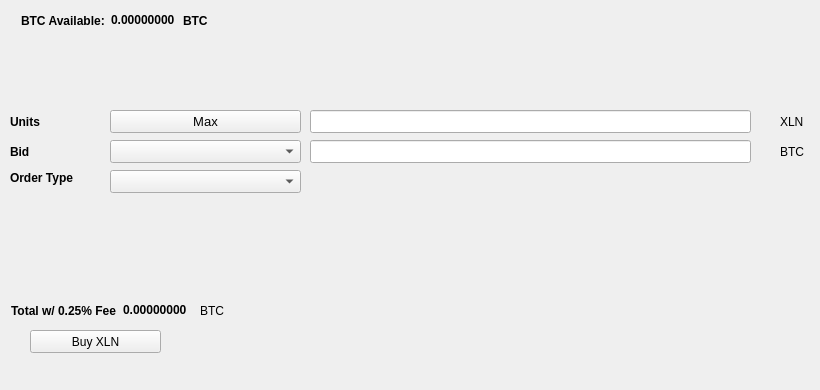
   <widget class="QWidget" name="BuyTab">
    <attribute name="title">
     <string>Buy</string>
    </attribute>
    <widget class="QPushButton" name="BuyXLN">
     <property name="geometry">
      <rect>
       <x>30</x>
       <y>330</y>
       <width>131</width>
       <height>23</height>
      </rect>
     </property>
     <property name="text">
      <string>Buy XLN</string>
     </property>
     <property name="icon">
      <iconset resource="../lunarium.qrc">
       <normaloff>:/icons/bitcoin</normaloff>:/icons/bitcoin</iconset>
     </property>
    </widget>
    <widget class="QLabel" name="label_3">
     <property name="geometry">
      <rect>
       <x>10</x>
       <y>110</y>
       <width>46</width>
       <height>23</height>
      </rect>
     </property>
     <property name="font">
      <font>
       <weight>75</weight>
       <bold>true</bold>
      </font>
     </property>
     <property name="text">
      <string>Units</string>
     </property>
    </widget>
    <widget class="QLineEdit" name="UnitsInput">
     <property name="geometry">
      <rect>
       <x>310</x>
       <y>110</y>
       <width>441</width>
       <height>23</height>
      </rect>
     </property>
     <property name="font">
      <font>
       <pointsize>9</pointsize>
       <weight>75</weight>
       <bold>true</bold>
      </font>
     </property>
    </widget>
    <widget class="QLineEdit" name="BuyBidPriceEdit">
     <property name="geometry">
      <rect>
       <x>310</x>
       <y>140</y>
       <width>441</width>
       <height>23</height>
      </rect>
     </property>
     <property name="font">
      <font>
       <pointsize>9</pointsize>
       <weight>75</weight>
       <bold>true</bold>
      </font>
     </property>
    </widget>
    <widget class="QLabel" name="label_4">
     <property name="geometry">
      <rect>
       <x>780</x>
       <y>110</y>
       <width>31</width>
       <height>23</height>
      </rect>
     </property>
     <property name="text">
      <string>XLN</string>
     </property>
    </widget>
    <widget class="QLabel" name="label_5">
     <property name="geometry">
      <rect>
       <x>780</x>
       <y>140</y>
       <width>31</width>
       <height>23</height>
      </rect>
     </property>
     <property name="text">
      <string>BTC</string>
     </property>
    </widget>
    <widget class="QLabel" name="label_6">
     <property name="geometry">
      <rect>
       <x>10</x>
       <y>140</y>
       <width>46</width>
       <height>23</height>
      </rect>
     </property>
     <property name="font">
      <font>
       <weight>75</weight>
       <bold>true</bold>
      </font>
     </property>
     <property name="text">
      <string>Bid</string>
     </property>
    </widget>
    <widget class="QLabel" name="label_7">
     <property name="geometry">
      <rect>
       <x>10</x>
       <y>170</y>
       <width>91</width>
       <height>16</height>
      </rect>
     </property>
     <property name="font">
      <font>
       <weight>75</weight>
       <bold>true</bold>
      </font>
     </property>
     <property name="text">
      <string>Order Type</string>
     </property>
    </widget>
    <widget class="QPushButton" name="Buy_Max_Amount">
     <property name="geometry">
      <rect>
       <x>110</x>
       <y>110</y>
       <width>191</width>
       <height>23</height>
      </rect>
     </property>
     <property name="font">
      <font>
       <pointsize>10</pointsize>
      </font>
     </property>
     <property name="text">
      <string>Max</string>
     </property>
    </widget>
    <widget class="QComboBox" name="BuyBidcomboBox">
     <property name="geometry">
      <rect>
       <x>110</x>
       <y>140</y>
       <width>191</width>
       <height>23</height>
      </rect>
     </property>
     <property name="font">
      <font>
       <pointsize>10</pointsize>
      </font>
     </property>
    </widget>
    <widget class="QComboBox" name="buyOrdertypeCombo">
     <property name="geometry">
      <rect>
       <x>110</x>
       <y>170</y>
       <width>191</width>
       <height>23</height>
      </rect>
     </property>
     <property name="font">
      <font>
       <pointsize>10</pointsize>
      </font>
     </property>
    </widget>
    <widget class="QWidget" name="layoutWidget1">
     <property name="geometry">
      <rect>
       <x>21</x>
       <y>11</y>
       <width>227</width>
       <height>19</height>
      </rect>
     </property>
     <layout class="QHBoxLayout" name="horizontalLayout_3">
      <item>
       <widget class="QLabel" name="label232">
        <property name="font">
         <font>
          <weight>75</weight>
          <bold>true</bold>
         </font>
        </property>
        <property name="text">
         <string>BTC Available:</string>
        </property>
       </widget>
      </item>
      <item>
       <widget class="QLabel" name="BtcAvailableLbl">
        <property name="palette">
         <palette>
          <active>
           <colorrole role="WindowText">
            <brush brushstyle="SolidPattern">
             <color alpha="255">
              <red>0</red>
              <green>0</green>
              <blue>0</blue>
             </color>
            </brush>
           </colorrole>
           <colorrole role="Button">
            <brush brushstyle="SolidPattern">
             <color alpha="255">
              <red>0</red>
              <green>170</green>
              <blue>0</blue>
             </color>
            </brush>
           </colorrole>
           <colorrole role="Light">
            <brush brushstyle="SolidPattern">
             <color alpha="255">
              <red>0</red>
              <green>255</green>
              <blue>0</blue>
             </color>
            </brush>
           </colorrole>
           <colorrole role="Midlight">
            <brush brushstyle="SolidPattern">
             <color alpha="255">
              <red>0</red>
              <green>212</green>
              <blue>0</blue>
             </color>
            </brush>
           </colorrole>
           <colorrole role="Dark">
            <brush brushstyle="SolidPattern">
             <color alpha="255">
              <red>0</red>
              <green>85</green>
              <blue>0</blue>
             </color>
            </brush>
           </colorrole>
           <colorrole role="Mid">
            <brush brushstyle="SolidPattern">
             <color alpha="255">
              <red>0</red>
              <green>113</green>
              <blue>0</blue>
             </color>
            </brush>
           </colorrole>
           <colorrole role="Text">
            <brush brushstyle="SolidPattern">
             <color alpha="255">
              <red>0</red>
              <green>170</green>
              <blue>0</blue>
             </color>
            </brush>
           </colorrole>
           <colorrole role="BrightText">
            <brush brushstyle="SolidPattern">
             <color alpha="255">
              <red>255</red>
              <green>255</green>
              <blue>255</blue>
             </color>
            </brush>
           </colorrole>
           <colorrole role="ButtonText">
            <brush brushstyle="SolidPattern">
             <color alpha="255">
              <red>0</red>
              <green>0</green>
              <blue>0</blue>
             </color>
            </brush>
           </colorrole>
           <colorrole role="Base">
            <brush brushstyle="SolidPattern">
             <color alpha="255">
              <red>255</red>
              <green>255</green>
              <blue>255</blue>
             </color>
            </brush>
           </colorrole>
           <colorrole role="Window">
            <brush brushstyle="SolidPattern">
             <color alpha="255">
              <red>0</red>
              <green>170</green>
              <blue>0</blue>
             </color>
            </brush>
           </colorrole>
           <colorrole role="Shadow">
            <brush brushstyle="SolidPattern">
             <color alpha="255">
              <red>0</red>
              <green>0</green>
              <blue>0</blue>
             </color>
            </brush>
           </colorrole>
           <colorrole role="AlternateBase">
            <brush brushstyle="SolidPattern">
             <color alpha="255">
              <red>127</red>
              <green>212</green>
              <blue>127</blue>
             </color>
            </brush>
           </colorrole>
           <colorrole role="ToolTipBase">
            <brush brushstyle="SolidPattern">
             <color alpha="255">
              <red>255</red>
              <green>255</green>
              <blue>220</blue>
             </color>
            </brush>
           </colorrole>
           <colorrole role="ToolTipText">
            <brush brushstyle="SolidPattern">
             <color alpha="255">
              <red>0</red>
              <green>0</green>
              <blue>0</blue>
             </color>
            </brush>
           </colorrole>
          </active>
          <inactive>
           <colorrole role="WindowText">
            <brush brushstyle="SolidPattern">
             <color alpha="255">
              <red>0</red>
              <green>0</green>
              <blue>0</blue>
             </color>
            </brush>
           </colorrole>
           <colorrole role="Button">
            <brush brushstyle="SolidPattern">
             <color alpha="255">
              <red>0</red>
              <green>170</green>
              <blue>0</blue>
             </color>
            </brush>
           </colorrole>
           <colorrole role="Light">
            <brush brushstyle="SolidPattern">
             <color alpha="255">
              <red>0</red>
              <green>255</green>
              <blue>0</blue>
             </color>
            </brush>
           </colorrole>
           <colorrole role="Midlight">
            <brush brushstyle="SolidPattern">
             <color alpha="255">
              <red>0</red>
              <green>212</green>
              <blue>0</blue>
             </color>
            </brush>
           </colorrole>
           <colorrole role="Dark">
            <brush brushstyle="SolidPattern">
             <color alpha="255">
              <red>0</red>
              <green>85</green>
              <blue>0</blue>
             </color>
            </brush>
           </colorrole>
           <colorrole role="Mid">
            <brush brushstyle="SolidPattern">
             <color alpha="255">
              <red>0</red>
              <green>113</green>
              <blue>0</blue>
             </color>
            </brush>
           </colorrole>
           <colorrole role="Text">
            <brush brushstyle="SolidPattern">
             <color alpha="255">
              <red>0</red>
              <green>170</green>
              <blue>0</blue>
             </color>
            </brush>
           </colorrole>
           <colorrole role="BrightText">
            <brush brushstyle="SolidPattern">
             <color alpha="255">
              <red>255</red>
              <green>255</green>
              <blue>255</blue>
             </color>
            </brush>
           </colorrole>
           <colorrole role="ButtonText">
            <brush brushstyle="SolidPattern">
             <color alpha="255">
              <red>0</red>
              <green>0</green>
              <blue>0</blue>
             </color>
            </brush>
           </colorrole>
           <colorrole role="Base">
            <brush brushstyle="SolidPattern">
             <color alpha="255">
              <red>255</red>
              <green>255</green>
              <blue>255</blue>
             </color>
            </brush>
           </colorrole>
           <colorrole role="Window">
            <brush brushstyle="SolidPattern">
             <color alpha="255">
              <red>0</red>
              <green>170</green>
              <blue>0</blue>
             </color>
            </brush>
           </colorrole>
           <colorrole role="Shadow">
            <brush brushstyle="SolidPattern">
             <color alpha="255">
              <red>0</red>
              <green>0</green>
              <blue>0</blue>
             </color>
            </brush>
           </colorrole>
           <colorrole role="AlternateBase">
            <brush brushstyle="SolidPattern">
             <color alpha="255">
              <red>127</red>
              <green>212</green>
              <blue>127</blue>
             </color>
            </brush>
           </colorrole>
           <colorrole role="ToolTipBase">
            <brush brushstyle="SolidPattern">
             <color alpha="255">
              <red>255</red>
              <green>255</green>
              <blue>220</blue>
             </color>
            </brush>
           </colorrole>
           <colorrole role="ToolTipText">
            <brush brushstyle="SolidPattern">
             <color alpha="255">
              <red>0</red>
              <green>0</green>
              <blue>0</blue>
             </color>
            </brush>
           </colorrole>
          </inactive>
          <disabled>
           <colorrole role="WindowText">
            <brush brushstyle="SolidPattern">
             <color alpha="255">
              <red>0</red>
              <green>85</green>
              <blue>0</blue>
             </color>
            </brush>
           </colorrole>
           <colorrole role="Button">
            <brush brushstyle="SolidPattern">
             <color alpha="255">
              <red>0</red>
              <green>170</green>
              <blue>0</blue>
             </color>
            </brush>
           </colorrole>
           <colorrole role="Light">
            <brush brushstyle="SolidPattern">
             <color alpha="255">
              <red>0</red>
              <green>255</green>
              <blue>0</blue>
             </color>
            </brush>
           </colorrole>
           <colorrole role="Midlight">
            <brush brushstyle="SolidPattern">
             <color alpha="255">
              <red>0</red>
              <green>212</green>
              <blue>0</blue>
             </color>
            </brush>
           </colorrole>
           <colorrole role="Dark">
            <brush brushstyle="SolidPattern">
             <color alpha="255">
              <red>0</red>
              <green>85</green>
              <blue>0</blue>
             </color>
            </brush>
           </colorrole>
           <colorrole role="Mid">
            <brush brushstyle="SolidPattern">
             <color alpha="255">
              <red>0</red>
              <green>113</green>
              <blue>0</blue>
             </color>
            </brush>
           </colorrole>
           <colorrole role="Text">
            <brush brushstyle="SolidPattern">
             <color alpha="255">
              <red>0</red>
              <green>85</green>
              <blue>0</blue>
             </color>
            </brush>
           </colorrole>
           <colorrole role="BrightText">
            <brush brushstyle="SolidPattern">
             <color alpha="255">
              <red>255</red>
              <green>255</green>
              <blue>255</blue>
             </color>
            </brush>
           </colorrole>
           <colorrole role="ButtonText">
            <brush brushstyle="SolidPattern">
             <color alpha="255">
              <red>0</red>
              <green>85</green>
              <blue>0</blue>
             </color>
            </brush>
           </colorrole>
           <colorrole role="Base">
            <brush brushstyle="SolidPattern">
             <color alpha="255">
              <red>0</red>
              <green>170</green>
              <blue>0</blue>
             </color>
            </brush>
           </colorrole>
           <colorrole role="Window">
            <brush brushstyle="SolidPattern">
             <color alpha="255">
              <red>0</red>
              <green>170</green>
              <blue>0</blue>
             </color>
            </brush>
           </colorrole>
           <colorrole role="Shadow">
            <brush brushstyle="SolidPattern">
             <color alpha="255">
              <red>0</red>
              <green>0</green>
              <blue>0</blue>
             </color>
            </brush>
           </colorrole>
           <colorrole role="AlternateBase">
            <brush brushstyle="SolidPattern">
             <color alpha="255">
              <red>0</red>
              <green>170</green>
              <blue>0</blue>
             </color>
            </brush>
           </colorrole>
           <colorrole role="ToolTipBase">
            <brush brushstyle="SolidPattern">
             <color alpha="255">
              <red>255</red>
              <green>255</green>
              <blue>220</blue>
             </color>
            </brush>
           </colorrole>
           <colorrole role="ToolTipText">
            <brush brushstyle="SolidPattern">
             <color alpha="255">
              <red>0</red>
              <green>0</green>
              <blue>0</blue>
             </color>
            </brush>
           </colorrole>
          </disabled>
         </palette>
        </property>
        <property name="font">
         <font>
          <weight>75</weight>
          <bold>true</bold>
         </font>
        </property>
        <property name="text">
         <string>0.00000000</string>
        </property>
        <property name="textInteractionFlags">
         <set>Qt::LinksAccessibleByMouse|Qt::TextSelectableByKeyboard|Qt::TextSelectableByMouse</set>
        </property>
       </widget>
      </item>
      <item>
       <widget class="QLabel" name="BtcAvailableLbl_2">
        <property name="font">
         <font>
          <weight>75</weight>
          <bold>true</bold>
         </font>
        </property>
        <property name="text">
         <string>BTC</string>
        </property>
       </widget>
      </item>
     </layout>
    </widget>
    <widget class="QWidget" name="layoutWidge2">
     <property name="geometry">
      <rect>
       <x>11</x>
       <y>301</y>
       <width>259</width>
       <height>19</height>
      </rect>
     </property>
     <layout class="QHBoxLayout" name="horizontalLayout_4">
      <item>
       <widget class="QLabel" name="label_9">
        <property name="font">
         <font>
          <weight>75</weight>
          <bold>true</bold>
         </font>
        </property>
        <property name="text">
         <string>Total w/ 0.25% Fee</string>
        </property>
       </widget>
      </item>
      <item>
       <widget class="QLabel" name="BuyCostLabel">
        <property name="palette">
         <palette>
          <active>
           <colorrole role="WindowText">
            <brush brushstyle="SolidPattern">
             <color alpha="255">
              <red>0</red>
              <green>0</green>
              <blue>0</blue>
             </color>
            </brush>
           </colorrole>
           <colorrole role="Button">
            <brush brushstyle="SolidPattern">
             <color alpha="255">
              <red>0</red>
              <green>170</green>
              <blue>0</blue>
             </color>
            </brush>
           </colorrole>
           <colorrole role="Light">
            <brush brushstyle="SolidPattern">
             <color alpha="255">
              <red>0</red>
              <green>255</green>
              <blue>0</blue>
             </color>
            </brush>
           </colorrole>
           <colorrole role="Midlight">
            <brush brushstyle="SolidPattern">
             <color alpha="255">
              <red>0</red>
              <green>212</green>
              <blue>0</blue>
             </color>
            </brush>
           </colorrole>
           <colorrole role="Dark">
            <brush brushstyle="SolidPattern">
             <color alpha="255">
              <red>0</red>
              <green>85</green>
              <blue>0</blue>
             </color>
            </brush>
           </colorrole>
           <colorrole role="Mid">
            <brush brushstyle="SolidPattern">
             <color alpha="255">
              <red>0</red>
              <green>113</green>
              <blue>0</blue>
             </color>
            </brush>
           </colorrole>
           <colorrole role="Text">
            <brush brushstyle="SolidPattern">
             <color alpha="255">
              <red>0</red>
              <green>170</green>
              <blue>0</blue>
             </color>
            </brush>
           </colorrole>
           <colorrole role="BrightText">
            <brush brushstyle="SolidPattern">
             <color alpha="255">
              <red>255</red>
              <green>255</green>
              <blue>255</blue>
             </color>
            </brush>
           </colorrole>
           <colorrole role="ButtonText">
            <brush brushstyle="SolidPattern">
             <color alpha="255">
              <red>0</red>
              <green>0</green>
              <blue>0</blue>
             </color>
            </brush>
           </colorrole>
           <colorrole role="Base">
            <brush brushstyle="SolidPattern">
             <color alpha="255">
              <red>255</red>
              <green>255</green>
              <blue>255</blue>
             </color>
            </brush>
           </colorrole>
           <colorrole role="Window">
            <brush brushstyle="SolidPattern">
             <color alpha="255">
              <red>0</red>
              <green>170</green>
              <blue>0</blue>
             </color>
            </brush>
           </colorrole>
           <colorrole role="Shadow">
            <brush brushstyle="SolidPattern">
             <color alpha="255">
              <red>0</red>
              <green>0</green>
              <blue>0</blue>
             </color>
            </brush>
           </colorrole>
           <colorrole role="AlternateBase">
            <brush brushstyle="SolidPattern">
             <color alpha="255">
              <red>127</red>
              <green>212</green>
              <blue>127</blue>
             </color>
            </brush>
           </colorrole>
           <colorrole role="ToolTipBase">
            <brush brushstyle="SolidPattern">
             <color alpha="255">
              <red>255</red>
              <green>255</green>
              <blue>220</blue>
             </color>
            </brush>
           </colorrole>
           <colorrole role="ToolTipText">
            <brush brushstyle="SolidPattern">
             <color alpha="255">
              <red>0</red>
              <green>0</green>
              <blue>0</blue>
             </color>
            </brush>
           </colorrole>
          </active>
          <inactive>
           <colorrole role="WindowText">
            <brush brushstyle="SolidPattern">
             <color alpha="255">
              <red>0</red>
              <green>0</green>
              <blue>0</blue>
             </color>
            </brush>
           </colorrole>
           <colorrole role="Button">
            <brush brushstyle="SolidPattern">
             <color alpha="255">
              <red>0</red>
              <green>170</green>
              <blue>0</blue>
             </color>
            </brush>
           </colorrole>
           <colorrole role="Light">
            <brush brushstyle="SolidPattern">
             <color alpha="255">
              <red>0</red>
              <green>255</green>
              <blue>0</blue>
             </color>
            </brush>
           </colorrole>
           <colorrole role="Midlight">
            <brush brushstyle="SolidPattern">
             <color alpha="255">
              <red>0</red>
              <green>212</green>
              <blue>0</blue>
             </color>
            </brush>
           </colorrole>
           <colorrole role="Dark">
            <brush brushstyle="SolidPattern">
             <color alpha="255">
              <red>0</red>
              <green>85</green>
              <blue>0</blue>
             </color>
            </brush>
           </colorrole>
           <colorrole role="Mid">
            <brush brushstyle="SolidPattern">
             <color alpha="255">
              <red>0</red>
              <green>113</green>
              <blue>0</blue>
             </color>
            </brush>
           </colorrole>
           <colorrole role="Text">
            <brush brushstyle="SolidPattern">
             <color alpha="255">
              <red>0</red>
              <green>170</green>
              <blue>0</blue>
             </color>
            </brush>
           </colorrole>
           <colorrole role="BrightText">
            <brush brushstyle="SolidPattern">
             <color alpha="255">
              <red>255</red>
              <green>255</green>
              <blue>255</blue>
             </color>
            </brush>
           </colorrole>
           <colorrole role="ButtonText">
            <brush brushstyle="SolidPattern">
             <color alpha="255">
              <red>0</red>
              <green>0</green>
              <blue>0</blue>
             </color>
            </brush>
           </colorrole>
           <colorrole role="Base">
            <brush brushstyle="SolidPattern">
             <color alpha="255">
              <red>255</red>
              <green>255</green>
              <blue>255</blue>
             </color>
            </brush>
           </colorrole>
           <colorrole role="Window">
            <brush brushstyle="SolidPattern">
             <color alpha="255">
              <red>0</red>
              <green>170</green>
              <blue>0</blue>
             </color>
            </brush>
           </colorrole>
           <colorrole role="Shadow">
            <brush brushstyle="SolidPattern">
             <color alpha="255">
              <red>0</red>
              <green>0</green>
              <blue>0</blue>
             </color>
            </brush>
           </colorrole>
           <colorrole role="AlternateBase">
            <brush brushstyle="SolidPattern">
             <color alpha="255">
              <red>127</red>
              <green>212</green>
              <blue>127</blue>
             </color>
            </brush>
           </colorrole>
           <colorrole role="ToolTipBase">
            <brush brushstyle="SolidPattern">
             <color alpha="255">
              <red>255</red>
              <green>255</green>
              <blue>220</blue>
             </color>
            </brush>
           </colorrole>
           <colorrole role="ToolTipText">
            <brush brushstyle="SolidPattern">
             <color alpha="255">
              <red>0</red>
              <green>0</green>
              <blue>0</blue>
             </color>
            </brush>
           </colorrole>
          </inactive>
          <disabled>
           <colorrole role="WindowText">
            <brush brushstyle="SolidPattern">
             <color alpha="255">
              <red>0</red>
              <green>85</green>
              <blue>0</blue>
             </color>
            </brush>
           </colorrole>
           <colorrole role="Button">
            <brush brushstyle="SolidPattern">
             <color alpha="255">
              <red>0</red>
              <green>170</green>
              <blue>0</blue>
             </color>
            </brush>
           </colorrole>
           <colorrole role="Light">
            <brush brushstyle="SolidPattern">
             <color alpha="255">
              <red>0</red>
              <green>255</green>
              <blue>0</blue>
             </color>
            </brush>
           </colorrole>
           <colorrole role="Midlight">
            <brush brushstyle="SolidPattern">
             <color alpha="255">
              <red>0</red>
              <green>212</green>
              <blue>0</blue>
             </color>
            </brush>
           </colorrole>
           <colorrole role="Dark">
            <brush brushstyle="SolidPattern">
             <color alpha="255">
              <red>0</red>
              <green>85</green>
              <blue>0</blue>
             </color>
            </brush>
           </colorrole>
           <colorrole role="Mid">
            <brush brushstyle="SolidPattern">
             <color alpha="255">
              <red>0</red>
              <green>113</green>
              <blue>0</blue>
             </color>
            </brush>
           </colorrole>
           <colorrole role="Text">
            <brush brushstyle="SolidPattern">
             <color alpha="255">
              <red>0</red>
              <green>85</green>
              <blue>0</blue>
             </color>
            </brush>
           </colorrole>
           <colorrole role="BrightText">
            <brush brushstyle="SolidPattern">
             <color alpha="255">
              <red>255</red>
              <green>255</green>
              <blue>255</blue>
             </color>
            </brush>
           </colorrole>
           <colorrole role="ButtonText">
            <brush brushstyle="SolidPattern">
             <color alpha="255">
              <red>0</red>
              <green>85</green>
              <blue>0</blue>
             </color>
            </brush>
           </colorrole>
           <colorrole role="Base">
            <brush brushstyle="SolidPattern">
             <color alpha="255">
              <red>0</red>
              <green>170</green>
              <blue>0</blue>
             </color>
            </brush>
           </colorrole>
           <colorrole role="Window">
            <brush brushstyle="SolidPattern">
             <color alpha="255">
              <red>0</red>
              <green>170</green>
              <blue>0</blue>
             </color>
            </brush>
           </colorrole>
           <colorrole role="Shadow">
            <brush brushstyle="SolidPattern">
             <color alpha="255">
              <red>0</red>
              <green>0</green>
              <blue>0</blue>
             </color>
            </brush>
           </colorrole>
           <colorrole role="AlternateBase">
            <brush brushstyle="SolidPattern">
             <color alpha="255">
              <red>0</red>
              <green>170</green>
              <blue>0</blue>
             </color>
            </brush>
           </colorrole>
           <colorrole role="ToolTipBase">
            <brush brushstyle="SolidPattern">
             <color alpha="255">
              <red>255</red>
              <green>255</green>
              <blue>220</blue>
             </color>
            </brush>
           </colorrole>
           <colorrole role="ToolTipText">
            <brush brushstyle="SolidPattern">
             <color alpha="255">
              <red>0</red>
              <green>0</green>
              <blue>0</blue>
             </color>
            </brush>
           </colorrole>
          </disabled>
         </palette>
        </property>
        <property name="font">
         <font>
          <weight>75</weight>
          <bold>true</bold>
         </font>
        </property>
        <property name="autoFillBackground">
         <bool>false</bool>
        </property>
        <property name="text">
         <string>0.00000000</string>
        </property>
        <property name="textInteractionFlags">
         <set>Qt::LinksAccessibleByMouse|Qt::TextSelectableByMouse</set>
        </property>
       </widget>
      </item>
      <item>
       <widget class="QLabel" name="label_10">
        <property name="font">
         <font>
          <weight>50</weight>
          <bold>false</bold>
         </font>
        </property>
        <property name="text">
         <string>BTC</string>
        </property>
       </widget>
      </item>
     </layout>
    </widget>
    <widget class="QLabel" name="label_24">
     <property name="geometry">
      <rect>
       <x>460</x>
       <y>300</y>
       <width>281</width>
       <height>81</height>
      </rect>
     </property>
     <property name="text">
      <string/>
     </property>
     <property name="pixmap">
      <pixmap>:/images/bittrex</pixmap>
     </property>
    </widget>
   </widget>
